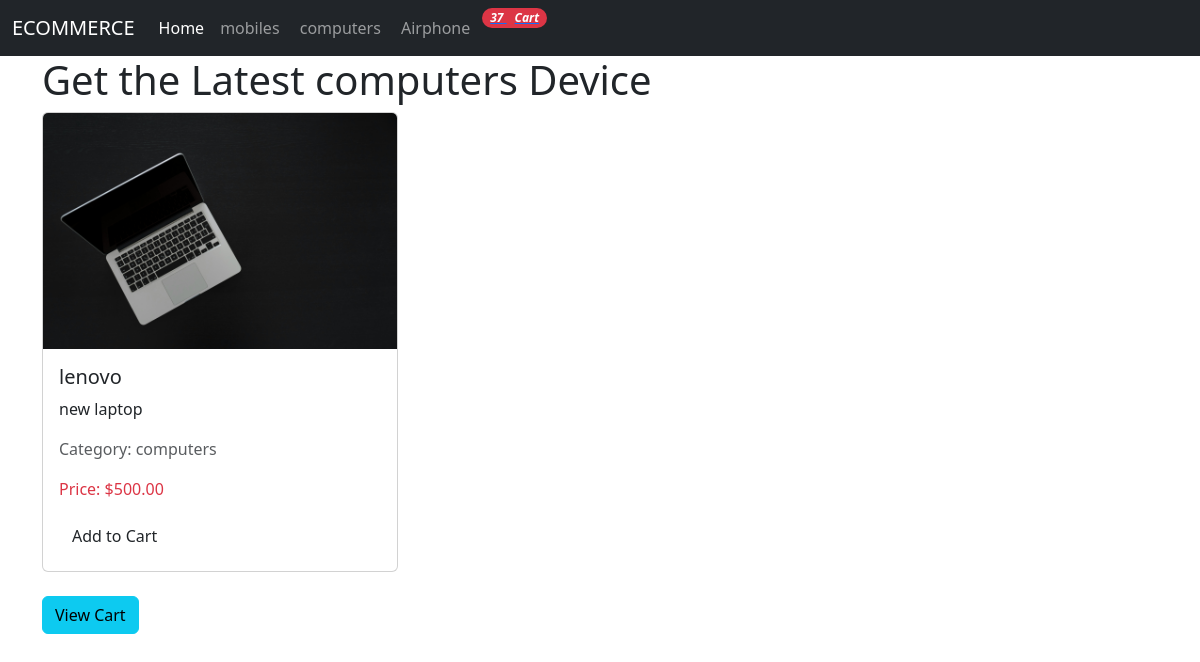
/computers/ (signed in), run on the app's committed database.
### Shop/models.py (models this page shows, shortened)
class Product(models.Model):
    name = models.CharField(max_length=100)
    price = models.DecimalField(max_digits=10, decimal_places=2)
    description = models.TextField()
    image = models.ImageField(upload_to='image')
    category = models.ForeignKey(Cotegory, on_delete=models.CASCADE)

class Cotegory(models.Model):
    name = models.CharField(max_length=100)

### Shop/views.py (the view)
# urls.py: path('computers/', views.computers_view, name='computers'),
def computers_view(request):
    products = Product.objects.filter(category__name='computers')
    cart_items_count = count_cart_items(request)
    return render(request, 'Product/computers.html', {'products': products, 'cart_items_count': cart_items_count})

### Shop/views.py (called while the page is built)
def count_cart_items(request):
    try:
        cart = Cart.objects.get(user=request.user)
        return cart.cartitem_set.aggregate(total_items=Sum('quantity'))['total_items'] or 0
    except Cart.DoesNotExist:
        return 0

### Shop/Templates/Product/computers.html (shortened to what this page needs)
{% extends 'base.html' %}
{% block content %}
<h1>Get the Latest computers Device</h1>
<div class="row">
    {% for product in products %}
    <div class="col-md-4">
        <div class="card mb-4">
            <img src="{{ product.image.url }}" class="card-img-top" alt="{{ product.name }}">
            <div class="card-body">
                <h5 class="card-title">{{ product.name }}</h5>
                <p class="card-text">{{ product.description }}</p>
                <p class="text-muted">Category: {{ product.category.name }}</p>
                <p class="text-danger">Price: ${{ product.price }}</p>
                <a href="{% url 'add_to_cart' product.id %}" class="btn btn
primary">Add to Cart</a>
            </div>
        </div>
    </div>
    {% endfor %}
</div>
<a href="{% url 'cart_view' %}" class="btn btn-info">View Cart</a>
{% endblock %}

### data on the page
Product: image (picture), name "lenovo", description "new laptop", category.name "computers", price "500.00"

### other printed values
{{ cart_items_count }} "37"
